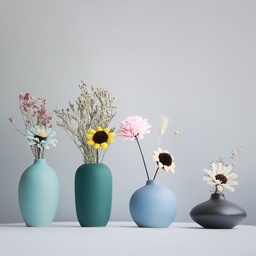
#> input picture codigo_aulas/3 - Relacionamento entre pixels/imagem 5.jpg, 256 x 256 px, shrunk from 800 x 800 before the run
$ python 'conexao 8.py'
#> lines starting #> are read from the running program, lines starting #| are printed output that depends on the picture; after the words box and inside, x2 and y2 are one past the last pixel; in counts of white or black regions, pixels touching at a corner belong together
import cv2
import numpy as np

# lê uma imagem
img = cv2.imread('imagem 5.jpg')
#> img is the input picture: shape (256, 256, 3); mean B, G, R 188.9, 185.6, 180.3

# define uma matriz de cor zero (preto) de mesmo tamanho da imagem original
mascara = np.zeros(img.shape[:2], dtype = "uint8")
diferenca = np.zeros(img.shape[:2], dtype = "uint8")
complemento = np.zeros(img.shape[:2], dtype = "uint8")

# converte em nível de cinza
cinza = cv2.cvtColor(img, cv2.COLOR_BGR2GRAY)

# converto em cada canal
b = img[:,:,0]
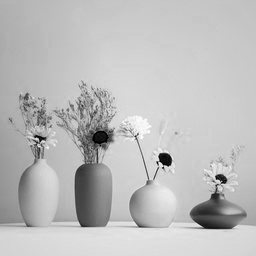
#> b: shape (256, 256); min 0, max 255, mean 188.9
g = img[:,:,1]
r = img[:,:,2]
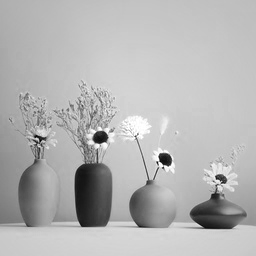
#> r: shape (256, 256); min 1, max 255, mean 180.3

diferenca = b - r
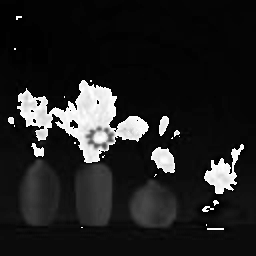
#> diferenca: shape (256, 256); min 0, max 255, mean 33

v = []
for i in range(25,80,1):
    v.append(i)
print("no loop 1")

for x in range(1, diferenca.shape[0]-1,1):
    for y in range(1,diferenca.shape[1]-1,1):
        if (diferenca[x,y] in v):
            if ((diferenca[x-1,y-1] in v) or
                (diferenca[x-1,y] in v) or
                (diferenca[x-1,y+1] in v) or
                (diferenca[x,y-1] in v) or
                (diferenca[x,y+1] in v) or
                (diferenca[x+1,y-1] in v) or
                (diferenca[x+1,y] in v)or
                (diferenca[x+1,y+1] in v)):
                mascara[x,y] = 255
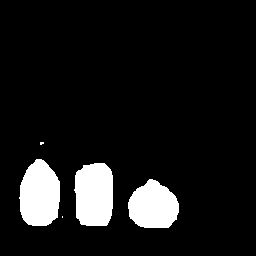
#> mascara: shape (256, 256); 9.5% white; 5 white regions (2 under 20 px), largest, box (x1, y1, x2, y2) and area: (19, 159, 60, 226) 2179, (74, 163, 113, 226) 2166, (128, 179, 179, 228) 1883

complemento = 255 - (g + 110)
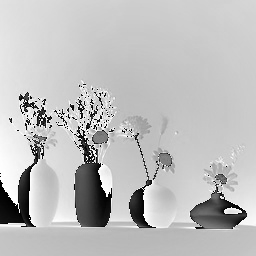
#> complemento: shape (256, 256); min 0, max 255, mean 189.5

v = []
for i in range(20,115,1):
    v.append(i)
print("no loop 2")

for x in range(1, complemento.shape[0]-1,1):
    for y in range(1,complemento.shape[1]-1,1):
        if (complemento[x,y] in v):
            if ((complemento[x-1,y-1] in v) or
                (complemento[x-1,y] in v) or
                (complemento[x-1,y+1] in v) or
                (complemento[x,y-1] in v) or
                (complemento[x,y+1] in v) or
                (complemento[x+1,y-1] in v) or
                (complemento[x+1,y] in v)or
                (complemento[x+1,y+1] in v)):
                mascara[x,y] = 255
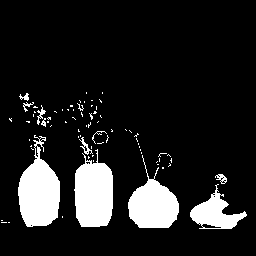
#> mascara: shape (256, 256); 12.7% white; 75 white regions (64 under 20 px), largest, box (x1, y1, x2, y2) and area: (18, 135, 60, 227) 2381, (74, 149, 113, 227) 2284, (128, 155, 179, 228) 1932

print("saí do loop 2")
cv2.imwrite("mascara.jpg", mascara)

# mostra a máscara
cv2.imshow("Máscara definida",mascara)
cv2.waitKey(0)

# aplica a máscara a imagem
# faz uma operação and da imagem com a imagem de acordo a máscara
img_com_mascara = cv2.bitwise_and(img, img, mask = mascara)
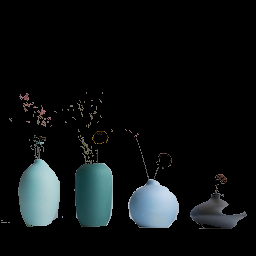
#> img_com_mascara: shape (256, 256, 3); mean B, G, R 17.6, 16.8, 13.2
cv2.imwrite("mascara.jpg", img_com_mascara)

# mostra a imagem após aplicar a máscar
cv2.imshow("Máscara aplicada à imagem", img_com_mascara)
cv2.waitKey(0)
